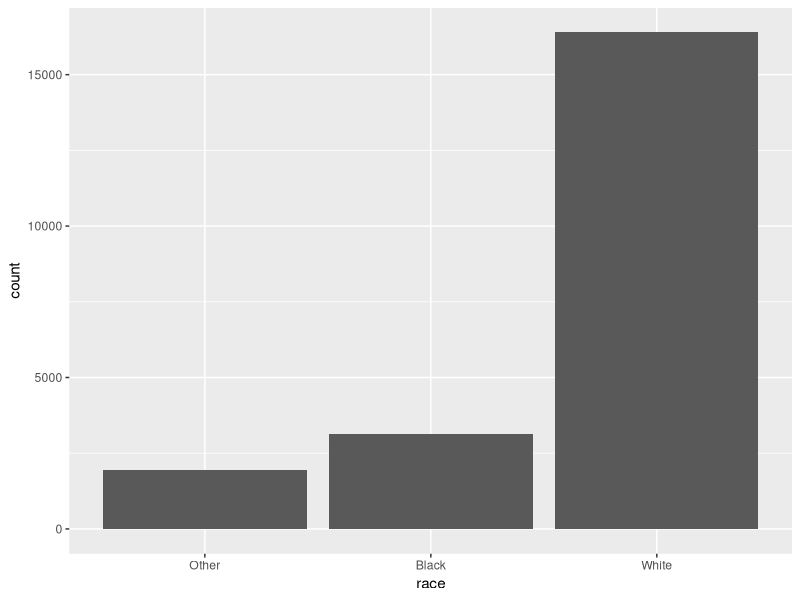
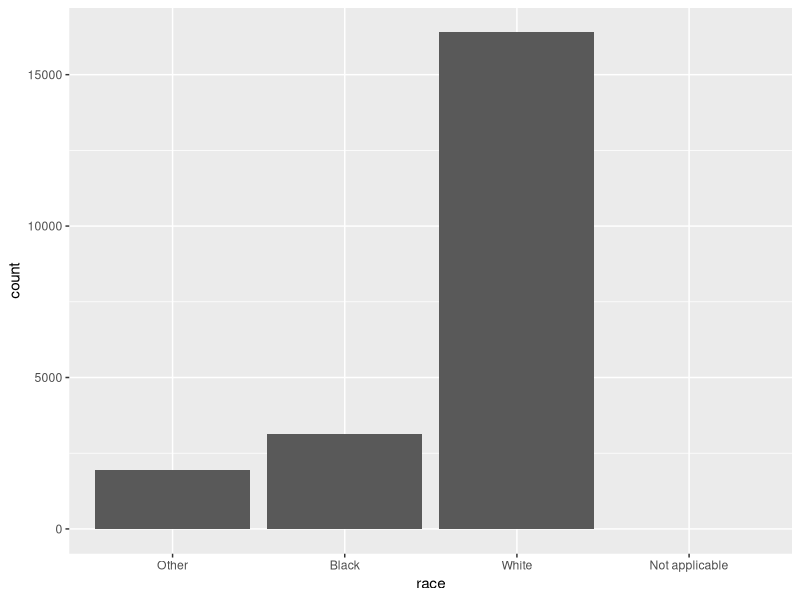
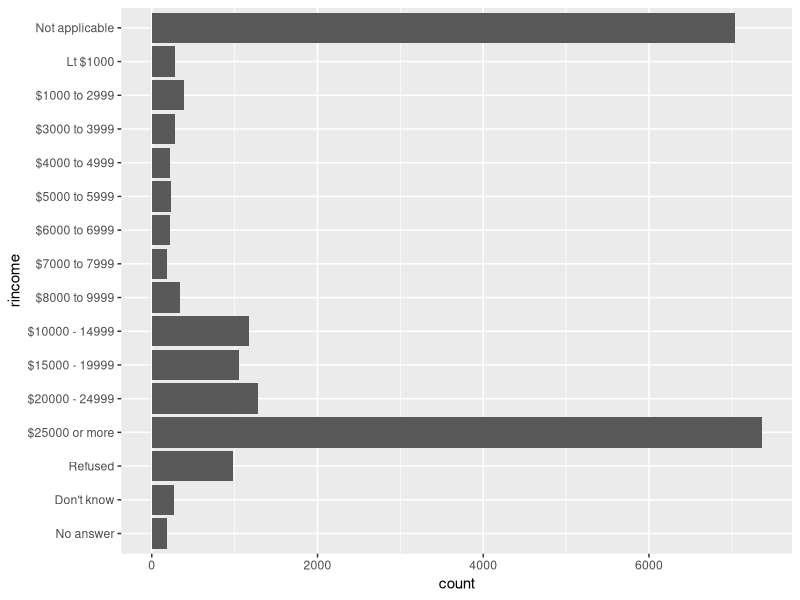

Recreate these plots in R, in order. (Note: this script raises an error after producing the figures.)
# Notes from R FOR DATA SCIENCE,
# an O'Reilly guide by Hadley Wickham and Garrett Grolemund
# Availible online at http://r4ds.had.co.nz/
# PART TWO: Wrangle
# Chapter 12: Factors with forcats

library(tidyverse)
library(forcats)

################# Creating Factors #################
x1 <- c("Dec", "Apr", "Jan", "Mar")
# two problems w/ using a string for thisL
# 1) only 12 possible months, nothing saving you from typos
x2 <- c("Dec", "Apr", "Jam", "Mar")
# 2) doesn't sort in a meaningful way

# can fi both probs with a factor. to create, must start by creating list of the valid levels
month_levels <- c("Jan", "Feb", "Mar", "Apr", "May","June","July","Aug","Sep","Oct","Nov","Dec")
# now can create factor
y1 <- factor(x1, levels = month_levels)
y1
sort(y1)
# any values not in set will be silently converted to NA
y2 <- factor(x2, levels = month_levels)
y2
# if you omit levels, they will be taken from data in alpha order
factor(x1)

# sometimes you'd prefer the order of levels match the order of first appearance in data
# can do that when creating factor by setting levels to unique(x), or after the fact with fct_inorder()
f1 <- factor(x1, levels = unique(x1))
f1
f2 <- x1 %>% factor() %>% fct_inorder()
# if you need to access the set of valid levels directly, can do so with levels()
levels(f2)

forcats::gss_cat

# when factors are stored in a tibble, you can't see their levels so easily. Can see with count()
gss_cat %>%
  count(race)
# or with bar chart
gss_cat %>%
  ggplot(aes(race)) +
    geom_bar()
# ggplot2 default will drop levels that dont have any values. Can force display with:
gss_cat %>%
  ggplot(aes(race)) +
    geom_bar() +
    scale_x_discrete(drop = FALSE)

# Exercises
ggplot(gss_cat, aes(rincome)) +
  geom_bar() +
  coord_flip()
# This doesn't work
ggplot(gss_cat, aes(x = reorder(relig, n), n)) +
  geom_bar(stat = "identity") +
  coord_flip()
# reordering categoies based on count (rank)
gss_cat %>%
  count(relig) %>% # might have to creat this count? seems unnessary but here we are...
  ggplot(aes(reorder(relig, -n), n)) +
    geom_bar(stat = "identity") +
    coord_flip()

gss_cat %>%
  count(partyid) %>% # might have to creat this count? seems unnessary but here we are...
  ggplot(aes(reorder(partyid, -n), n)) +
  geom_bar(stat = "identity") +
  coord_flip()
# obviously protestant
library(stringr)
gss_cat %>%
  group_by(relig, denom) %>%
  count(relig) %>%
  filter(!str_detect(denom, "(No|Don)"))

################ Modifying Factor Order ################ 
relig <- gss_cat %>%
  group_by(relig) %>%
  summarize(
    age = mean(age, na.rm = TRUE),
    tvhours = mean(tvhours, na.rm = TRUE),
    n = n()
  )
ggplot(relig, aes(tvhours, relig)) +
  geom_point()
# can improve by reordering levels of relig using fct_reorder(). Takes 3 args:
# 1) f, the factor whose levels you want to modify
# 2) x, a numeric vector you want to use to reorder the levels
# 3) optionally fun, a funciton used if there are multiple values of x fro each value of f
ggplot(relig, aes(tvhours, fct_reorder(relig, tvhours))) +
  geom_point()

# as you start making more complicated transformations, good idea to move out of aes() and
# into separate mutate() step. ex:
relig %>%
  mutate(relig = fct_reorder(relig, tvhours)) %>%
  ggplot(aes(tvhours, relig)) +
  geom_point()
# similar plot looking at how avg age varies across reported income level
rincome <- gss_cat %>%
  group_by(rincome) %>%
  summarize(
    age = mean(age, na.rm = TRUE),
    tvhours = mean(tvhours, na.rm = TRUE),
    n = n()
  )
ggplot(rincome,
       aes(age, fct_reorder(rincome, age))) +
  geom_point()
# here it doesn't make sense to reorder rincome! 
# makes sense to pull not applicable though with fct_relevel()
ggplot(rincome, aes(age, fct_relevel(rincome, "Not applicable"))) +
  geom_point()

# another type of reordering is useful when you are coloring the lines ona  plot
# fct_reorder2() reorders the factor by the y values associated with the largest x values
by_age <- gss_cat %>%
  filter(!is.na(age)) %>%
  group_by(age, marital) %>%
  count() %>%
  mutate(prop = n / 21407) # gotten from sum(by_age$n), NOT from sum(n)

ggplot(by_age, aes(age, prop, color = marital)) +
  geom_line(na.rm = TRUE)

ggplot(by_age, aes(age, prop, color = fct_reorder2(marital, age, prop))) +
  geom_line() +
  labs(color = "marital")

# for bar plots, can use fct_infreq() to order levels in increasing frequency
# can combine with fct_rev(), which reverses the order (lowest - highest vs. highest - lowest)
gss_cat %>%
  mutate(marital = marital %>% fct_infreq() %>% fct_rev()) %>%
  ggplot(aes(marital, fill = "red")) +
    geom_bar(show.legend = F)

################### Modifying Factor Levels ###################
# most general and powerful: fct_recode()
gss_cat %>% count(partyid)
# levels terse, inconsistant
gss_cat %>%
  mutate(partyid = fct_recode(partyid, 
    "Republican, strong" = "Strong republican",
    "Republican, weak"   = "Not str republican",
    "Independent, near rep" = "Ind,near rep",
    "Independent, near dem" = "Ind,near dem",
    "Democrat, weak"     = "Not str democrat",
    "Democrat, strong"   = "Strong democrat"
  )) %>%
  count(partyid)
# fct_recode() will leave levels that aren't explicitly mentioned as is and will warm is you refer
# to a nonexistant level

# to combine groups you can assign multiple old levels to the same new level
gss_cat %>%
  mutate(partyid = fct_recode(partyid,
                              "Republican, strong" = "Strong republican",
                              "Republican, weak"   = "Not str republican",
                              "Independent, near rep" = "Ind,near rep",
                              "Independent, near dem" = "Ind,near dem",
                              "Democrat, weak"     = "Not str democrat",
                              "Democrat, strong"   = "Strong democrat",
                              "Other" = "No answer",
                              "Other" = "Don't know",
                              "Other" = "Other party"
  )) %>%
  count(partyid)

# if you want to collapse a lot of levels, fct_collaspe is a useful variant of fct_recode()

# to lump together all the small groups to make a plot or table simpler use fct_lump()
gss_cat %>%
  mutate(relig = fct_lump(relig)) %>%
  count(relig)
# can use n parameter to avoid overcollapsing
gss_cat %>%
  mutate(relig = fct_lump(relig, n = 10)) %>%
  count(relig, sort = TRUE) %>%
  print(n = Inf)

# Exercises
gss_cat %>%
  mutate(partyid = fct_collapse(partyid,
    other = c("No answer", "Don't know", "Other party"),
    rep = c("Strong republican", "Not str republican"),
    ind = c("Ind,near rep", "Independent", "Ind,near dem"),
    dem = c("Not str democrat", "Strong democrat")
  )) %>%
  group_by(year) %>%
  count(partyid) %>%
  mutate(prop = n / sum(n)) %>%
  ggplot(aes(year, prop, color = fct_reorder2(partyid, year, prop))) +
    geom_line() +
    labs(color = "partyid")


 
  